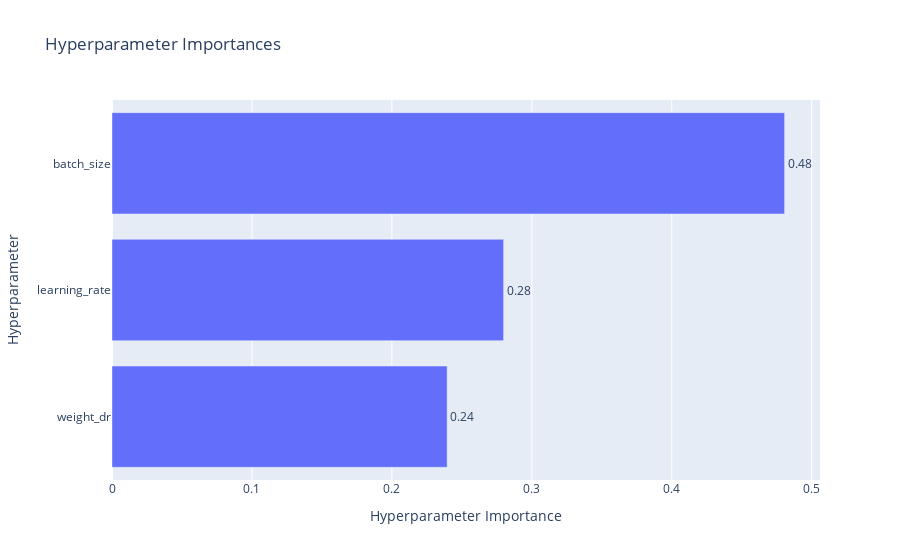

The code cell stored with this chart in its notebook:
### Code cell
from optuna.visualization import plot_param_importances
plot_param_importances(study).show()

### Figure 1 — Plotly figure (JSON) as saved in the notebook; plotly's stock layout.template omitted (floating-point values rounded to 4 significant figures)
{"data": [{"cliponaxis": false, "hovertemplate": ["weight_dr (CategoricalDistribution): 0.23949755464677813<extra></extra>", "learning_rate (CategoricalDistribution): 0.27984682924784526<extra></extra>", "batch_size (CategoricalDistribution): 0.4806556161053767<extra></extra>"], "name": "Objective Value", "orientation": "h", "text": ["0.24", "0.28", "0.48"], "textposition": "outside", "type": "bar", "x": [0.2395, 0.2798, 0.4807], "y": ["weight_dr", "learning_rate", "batch_size"]}], "layout": {"title": {"text": "Hyperparameter Importances"}, "xaxis": {"title": {"text": "Hyperparameter Importance"}}, "yaxis": {"title": {"text": "Hyperparameter"}}}}
